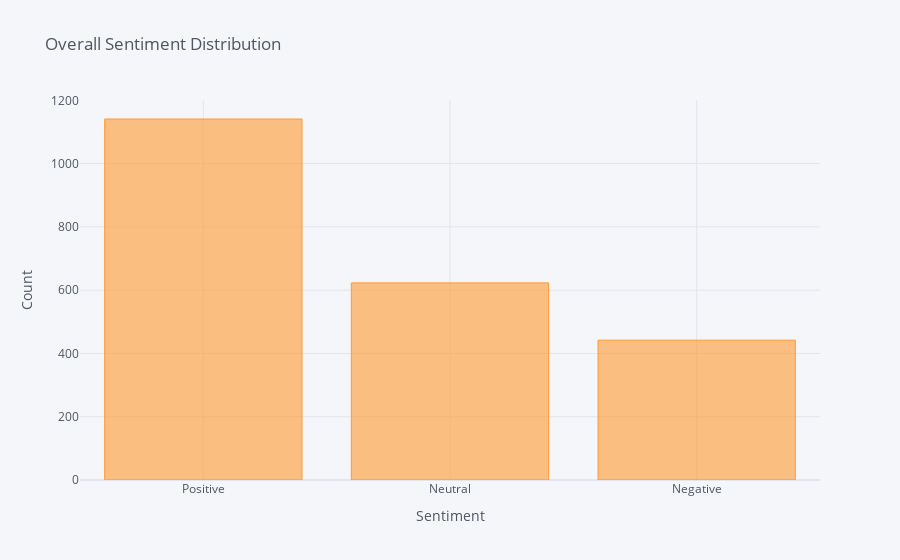

Notebook cell for this chart:
### Markdown cell above
Overall:

### Code cell
df['Sentiment'].value_counts().iplot(kind='bar', xTitle='Sentiment',
                                    yTitle='Count', title='Overall Sentiment Distribution')

### Figure 1 — Plotly figure (JSON) as saved in the notebook; plotly's stock layout.template omitted (floating-point values rounded to 4 significant figures)
{"data": [{"marker": {"color": "rgba(255, 153, 51, 0.6)", "line": {"color": "rgba(255, 153, 51, 1.0)", "width": 1}}, "name": "Sentiment", "orientation": "v", "text": "", "type": "bar", "x": ["Positive", "Neutral", "Negative"], "y": [1141, 623, 442]}], "layout": {"legend": {"bgcolor": "#F5F6F9", "font": {"color": "#4D5663"}}, "paper_bgcolor": "#F5F6F9", "plot_bgcolor": "#F5F6F9", "title": {"font": {"color": "#4D5663"}, "text": "Overall Sentiment Distribution"}, "xaxis": {"gridcolor": "#E1E5ED", "showgrid": true, "tickfont": {"color": "#4D5663"}, "title": {"font": {"color": "#4D5663"}, "text": "Sentiment"}, "zerolinecolor": "#E1E5ED"}, "yaxis": {"gridcolor": "#E1E5ED", "showgrid": true, "tickfont": {"color": "#4D5663"}, "title": {"font": {"color": "#4D5663"}, "text": "Count"}, "zerolinecolor": "#E1E5ED"}}}
